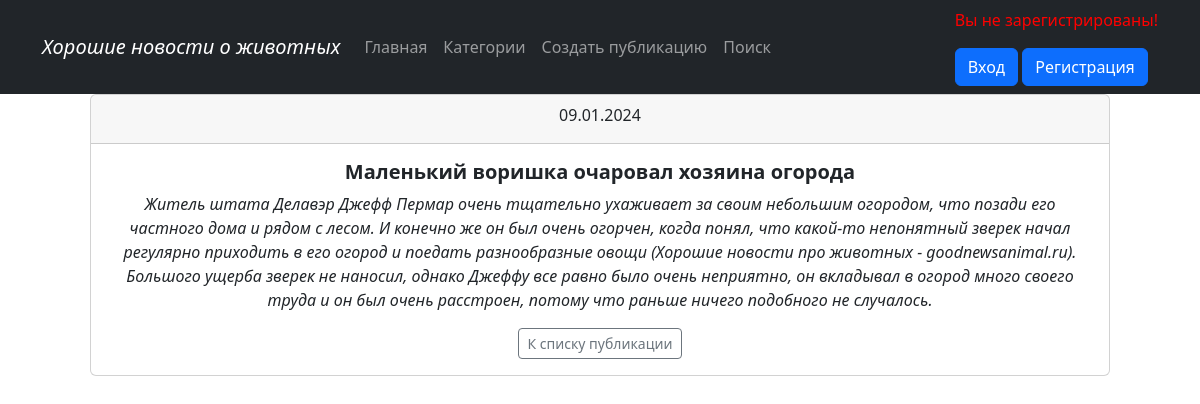
Screenshot of /news/22 with the database file from the repository.
### news/models.py (models this page shows, shortened)
class Post(models.Model):
    author = models.ForeignKey(Author, on_delete=models.CASCADE)
    content_type = models.CharField(max_length=10, choices=[
        ('статья', 'Статья'), ('новость', 'Новость')])
    created_time = models.DateTimeField(auto_now_add=True)
    categories = models.ManyToManyField(Category, through='PostCategory',
                                        related_name='PostCategory')
    title = models.CharField(max_length=255)
    text = models.TextField()
    rating = models.IntegerField(default=0)

### news/views.py (the view)
# urls.py: path('<int:pk>', PostDetail.as_view(), name='post_full'),
class PostDetail(DetailView):
    model = Post
    template_name = 'post_full.html'
    queryset = Post.objects.all()

### news/templatetags/custom_filters.py (called while the page is built)
@register.filter()
def censor(text):
    list_words = text.split()
    censor_words = {'салюты', 'игрушки', }
    censor_text = []
    if isinstance(text, str):
        for word in list_words:
            if word.lower() in censor_words:
                word = f'{word[0]}{"*" * (len(word) - 2)}{word[-1]}'
            censor_text.append(word)
        return ' '.join(censor_text)

### templates/post_full.html (shortened to what this page needs)
{% extends 'flatpages/default.html' %}
{% load custom_filters %}
{% block content %}
<div class="container px-5">
<div class="card">
  <div class="card-header">
    {{ post.created_time | date:'d.m.Y' }}
  </div>
  <div class="card-body mx-3">
    <h5 class="card-title text-center"><b>{{ post.title|censor }}</b></h5>
    <p class="card-text"><i>{{ post.text|censor }}</i></p>
    <a href="{% url 'post_list' %}" class="btn btn-outline-secondary btn-sm">К списку публикации</a>
  </div>
</div>
  </div>{% endblock content %}

### rows the page displays
Post: created_time "09.01.2024", title|censor "Маленький воришка очаровал хозяина огорода", text|censor "Житель штата Делавэр Джефф Пермар очень тщательно ухаживает за своим небольшим огородом, что позади его частного дома и рядом с лесом. И конечно же он был очень огорчен, когда понял, что какой-то непонятный зверек начал регулярно приходить в его огород и поедать разнообразные овощи (Хорошие новости про животных - goodnewsanimal.ru). Большого ущерба зверек не наносил, однако Джеффу все равно было очень неприятно, он вкладывал в огород много своего труда и он был очень расстроен, потому что раньше ничего подобного не случалось."
